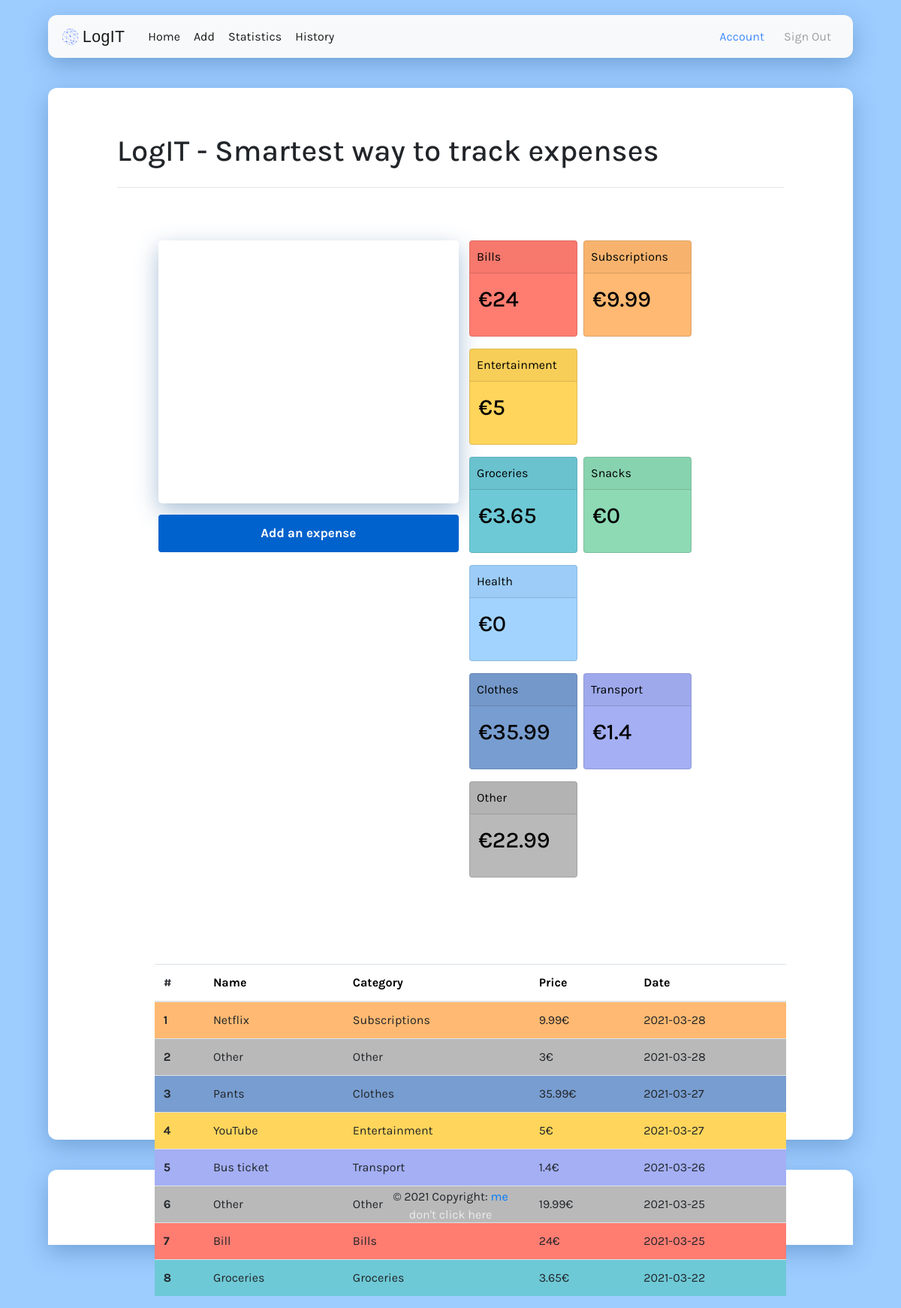
The page / (signed in) on the database its author committed.
### tables this page shows
CREATE TABLE 'expenses' ('id' integer PRIMARY KEY AUTOINCREMENT NOT NULL, 'user_id' integer, 'type_id' integer,'Name' text,'Price' integer,'Date' date, 'color' text,'Type' text);

CREATE TABLE "types" ('id' integer PRIMARY KEY NOT NULL, 'name' text NOT NULL, 'color' text);

### application.py (the view)
@app.route("/")
@login_required
def index():
    types = db.execute("SELECT * FROM types")
    history = db.execute(f"SELECT * FROM expenses WHERE user_id = ? ORDER BY Date DESC LIMIT 10", session["user_id"])
    rows = []
    for i in range(len(types)):
        if len(db.execute(f"SELECT Type FROM expenses WHERE user_id = ? AND type_id={i+1}", session["user_id"])) > 0:
            if db.execute(f"SELECT ROUND(SUM(Price), 2) FROM expenses WHERE user_id = ? AND type_id = {i+1}", session["user_id"])[0]["ROUND(SUM(Price), 2)"].is_integer():
                rows.append(db.execute(f"SELECT SUM(Price), Type, color FROM expenses WHERE user_id = ? AND type_id = {i+1}", session["user_id"]))
            else:
                rows.append(db.execute(f"SELECT ROUND(SUM(Price), 2), Type, color FROM expenses WHERE user_id = ? AND type_id = {i+1}", session["user_id"]))
        else:
            rows.append(db.execute(f"SELECT name, color FROM types WHERE id={i+1}"))
            rows[i][0]['ROUND(SUM(Price)'] = 0
    for i in range(len(rows)):
        new_key = "Price"
        if 'ROUND(SUM(Price)' in rows[i][0]:
            old_key = "ROUND(SUM(Price)"
        elif 'ROUND(SUM(Price), 2)' in rows[i][0]:
            old_key = "ROUND(SUM(Price), 2)"
        else:
            old_key = "SUM(Price)"
        rows[i][0][new_key] = rows[i][0].pop(old_key)
        new_key_name = "Type"
        old_key_name = "name"
        if rows[i][0].get('name') != None:
            rows[i][0][new_key_name] = rows[i][0].pop(old_key_name)
    if request.method == "GET":
        return render_template("index.html", rows=rows, currency=get_user_currency(), history=history)

### application.py (called while the page is built)
@app.after_request
def after_request(response):
    response.headers["Cache-Control"] = "no-cache, no-store, must-revalidate"
    response.headers["Expires"] = 0
    response.headers["Pragma"] = "no-cache"
    return response

@app.before_request
def make_session_permanent():
    session.permanent = True

def get_user_currency():
    return db.execute("SELECT * FROM users WHERE id = ?", session["user_id"])[0]["currency"]

### helpers.py (called while the page is built)
def login_required(f):
    @wraps(f)
    def decorated_function(*args, **kwargs):
        if session.get("user_id") is None:
            return redirect("/login")
        return f(*args, **kwargs)
    return decorated_function

### templates/index.html (shortened to what this page needs)
{% extends "layout.html" %}
{% block main %}
<div class="index-container-fluid">
    <div class="row justify-content-center">
        <div class="col-10 col-lg-8 col-xl-10 mx-auto statistics-container">
            <h1 class="mb-4 page-title">LogIT - Smartest way to track expenses</h1>
            <hr class="my-4" />
            <div class="row index-row">
                <div class="col-12 col-lg-6 col-xl-6 chart-box">
                  <div id="piechart-index" class="container-fluid statistics-box pie-chart pie-chart-index col-12"></div>
                  <a class="btn btn-block submit-btn mb-4 index-btn col-12" href="/add">Add an expense</a>
                </div>
                <div class="col-12 col-lg-6 col-xl-6 tile-box">
                  <div class="row row-second">
                      <div class="card mb-3 col-5 col-xl-4" style="background-color: {{ rows[0][0].color}}">
                          <div class="card-header">{{ rows[0][0].Type }}</div>
                          <div class="card-body">
                              <h5 class="card-title">{{ currency }}{{ rows[0][0].Price }}</h5>
                          </div>
                      </div>
                      <div class="card mb-3 col-5 col-xl-4" style="background-color: {{ rows[1][0].color}}">
                          <div class="card-header">{{ rows[1][0].Type }}</div>
                          <div class="card-body">
                              <h5 class="card-title">{{ currency }}{{ rows[1][0].Price }}</h5>
                          </div>
                      </div>
                      <div class="card mb-3 col-5 col-xl-4" style="background-color: {{ rows[2][0].color}}">
                          <div class="card-header">{{ rows[2][0].Type }}</div>
                          <div class="card-body">
                              <h5 class="card-title">{{ currency }}{{ rows[2][0].Price }}</h5>
                          </div>
                      </div>
                  </div>
                  <div class="row row-second">
                      <div class="card mb-3 col-5 col-xl-4" style="background-color: {{ rows[3][0].color}}">
                          <div class="card-header">{{ rows[3][0].Type }}</div>
                          <div class="card-body">
                              <h5 class="card-title">{{ currency }}{{ rows[3][0].Price }}</h5>
                          </div>
                      </div>
                      <div class="card mb-3 col-5 col-xl-4" style="background-color: {{ rows[4][0].color}}">
                          <div class="card-header">{{ rows[4][0].Type }}</div>
                          <div class="card-body">
                              <h5 class="card-title">{{ currency }}{{ rows[4][0].Price }}</h5>
                          </div>
                      </div>
                      <div class="card mb-3 col-5 col-xl-4" style="background-color: {{ rows[5][0].color}}">
                          <div class="card-header">{{ rows[5][0].Type }}</div>
                          <div class="card-body">
                              <h5 class="card-title">{{ currency }}{{ rows[5][0].Price }}</h5>
                          </div>
                      </div>
                  </div>
                  <div class="row row-second">
                      <div class="card mb-3 col-5 col-xl-4" style="background-color: {{ rows[6][0].color}}">
                          <div class="card-header">{{ rows[6][0].Type }}</div>
                          <div class="card-body">
                              <h5 class="card-title">{{ currency }}{{ rows[6][0].Price }}</h5>
                          </div>
                      </div>
                      <div class="card mb-3 col-5 col-xl-4" style="background-color: {{ rows[7][0].color}}">
                          <div class="card-header">{{ rows[7][0].Type }}</div>
                          <div class="card-body">
                              <h5 class="card-title">{{ currency }}{{ rows[7][0].Price }}</h5>
                          </div>
                      </div>
                      <div class="card mb-3 col-5 col-xl-4" style="background-color: {{ rows[8][0].color}}">
                          <div class="card-header">{{ rows[8][0].Type }}</div>
                          <div class="card-body">
                              <h5 class="card-title">{{ currency }}{{ rows[8][0].Price }}</h5>
                          </div>
                      </div>
                  </div>
                </div>
            </div>
            <div class="row">
                <div class="index-table-container">
                    <table class="table index-table" style="overflow-x:scroll">
                        <thead>
                            <tr>
                                <th scope="col">#</th>
                                <th scope="col"><a style="color: black">Name</a></th>
                                <th scope="col"><a style="color: black">Category</a></th>
                                <th scope="col"><a style="color: black">Price</a></th>
                                <th scope="col"><a style="color: black">Date</a></th>
                            </tr>
                        </thead>
                        <tbody>
                            {% for row in history %}
                                <tr style="background-color: {{ row.color }}">
                                    <th scope="row">{{ loop.index }}</th>
                                    <td>{{ row.Name }}</td>
                                    <td>{{ row.Type }}</td>
                                    {% if currency == '$' %}
                                        <td>{{ currency }}{{ row.Price }}</td>
                                    {% else %}
                                        <td>{{ row.Price }}{{ currency }}</td>
                                    {% endif %}
                                    <td>{{ row.Date }}</td>
                                </tr>
                            {% endfor %}
                         </tbody>
                    </table>
                </div>
            </div>
        </div>
    </div>
</div>
{% endblock %}

### templates/layout.html (shortened to what this page needs)
<!DOCTYPE html>
<html lang="en">
    <head lang="en">
        <link rel="stylesheet" href="https://cdn.materialdesignicons.com/4.8.95/css/materialdesignicons.min.css">
        <link rel="stylesheet" href="https://stackpath.bootstrapcdn.com/bootstrap/4.4.1/css/bootstrap.min.css">
        <link rel="stylesheet" href="/static/styles/styles.css">
    </head>
    <body>
        {% if session.user_id %}
            <nav class="navbar navbar-expand-lg navbar-light bg-light">
              <a class="navbar-brand" href="/">
                <img src="/static/images/logo.svg" alt="logo" class="logo">
              </a>
              <div class="collapse navbar-collapse" id="navbarSupportedContent">
                <ul class="navbar-nav mr-auto">
                  <li class="nav-item active">
                    <a class="nav-link btn btn-light" href="/">Home</a>
                  </li>
                  <li class="nav-item active">
                    <a class="nav-link btn btn-light" href="/add">Add</a>
                  </li>
                  <li class="nav-item active">
                    <a class="nav-link btn btn-light" href="/statistics">Statistics</a>
                  </li>
                  <li class="nav-item active">
                    <a class="nav-link btn btn-light" href="/history">History</a>
                  </li>
                </ul>
                <ul class="navbar-nav mr-right">
                  <li class="nav-item active">
                    <a class="account btn btn-light" href="/account">Account</a>
                  </li>
                  <li class="nav-item active">
                    <a class="logout btn btn-light" href="/logout">Sign Out</a>
                  </li>
                </ul>
              </div>
            </nav>
        {% endif %}
        {% block main %}
        {% endblock %}
        <footer class="text-center footer" style="background-color: #fff;">
          <div class="container pt-4">
            <div class="col-12">
              © 2021 Copyright: <a href="https://www.instagram.com/vairiskovels/">me</a>
            </div>
            <div class="col-12">
              <a href="/dont" style="color: #ececec">don't click here</a>
            </div>
          </div>
        </footer>
    </body>
</html>

### static/styles/styles.css (style rules this page uses)
body { font-family: "Karla", sans-serif; background-color: #9dccff; min-height: 100vh; margin-left: 4rem; margin-right: 4rem; }
.navbar { margin-top: 20px; margin-bottom: 2.5rem; border-radius: 12px; box-shadow: 0 10px 30px 0 rgba(57, 108, 163, 0.43); }
.logout { color: #a0a0a0; }
.account { color: #408cff; }
.nav-item { text-align: center; }
.navbar-brand .logo { height: 30px; }
.btn { padding-top: 5px; padding-bottom: 5px; }
.container-fluid { height: 900px; background-color: white; border-radius: 12px; box-shadow: 0 10px 30px 0 rgba(57, 108, 163, 0.43); margin-bottom: 2.5rem; }
.footer { height: 100px; background-color: white; border-radius: 12px 12px 0px 0px; box-shadow: 0 10px 30px 0 rgba(57, 108, 163, 0.43); }
.submit-btn { padding: 13px 20px 12px; background-color: #0062cc; border-radius: 4px; font-size: 17px; font-weight: bold; line-height: 20px; color: #fff; margin-bottom: 24px; }
.statistics-container { margin-top: 60px; }
.statistics-box { width: 550px; height: 350px; margin: 0; padding: 5px; }
@media all and (max-width: 1366px) { .statistics-box { width: 400px; height: 280px; margin: 0; padding: 5px; } }
@media all and (max-width: 1280px) { .statistics-box { width: 385px; height: 275px; margin: 0; padding: 5px; } }
.index-container-fluid { height: 1100px; background-color: white; border-radius: 12px; box-shadow: 0 10px 30px 0 rgba(57, 108, 163, 0.43); margin-bottom: 2.5rem; }
.card { margin-right: 1rem; width: 14rem; height: 10rem; max-width: 12rem; max-height: 8rem; padding: 0; color: black; }
.card-title { font-size: 30px; }
.pie-chart-index { margin-left: 50px; padding: 2px; width: 600px; border-radius: 5px; }
.index-row { margin-top: 70px; }
.tile-box, .row-second { padding-left: 20px; }
.chart-box { padding-left: 80px; }
.index-btn { margin-top: 18px; margin-left: 50px; width: 600px; }
.index-container-fluid { height: 1400px; }
.index-table-container { width: 100%; margin-top: 50px; margin-left: 130px; margin-right: 115px; }
@media all and (max-width: 1366px) { .card { margin-right: 0.8rem; width: 8rem; height: 7rem; max-width: 8rem; max-height: 7rem; } }
@media all and (max-width: 1366px) { .card-header { padding: 9px; } }
@media all and (max-width: 1366px) { .card-body { padding: 1rem 0.5rem; } }
@media all and (max-width: 1366px) { .pie-chart-index { margin-left: 50px; padding: 2px; width: 450px; height: 300px; } }
@media all and (max-width: 1366px) { .chart-box { padding-left: 20px; } }
@media all and (max-width: 1366px) { .index-btn { margin-top: 20px; margin-left: 50px; width: 450px; } }
@media all and (max-width: 1366px) { .index-table-container { width: 100%; margin-top: 50px; margin-left: 70px; margin-right: 88px; } }
@media all and (max-width: 1280px) { .card { margin-right: 0.5rem; width: 5rem; height: 8rem; max-width: 9rem; max-height: 8rem; } }
@media all and (max-width: 1280px) { .card-body { padding: 1rem 0.7rem; } }
@media all and (max-width: 1280px) { .pie-chart-index { margin-left: 50px; padding: 2px; width: 400px; height: 350px; } }
@media all and (max-width: 1280px) { .index-btn { margin-top: 15px; margin-left: 50px; height: 50px; width: 400px; } }
@media all and (max-width: 1280px) { .index-table-container { width: 100%; margin-top: 50px; margin-left: 65px; margin-right: 12px; } }

### rows shown on the page
expenses: Type "Subscriptions", Name "Netflix", Price "9.99", currency "€", Date "2021-03-28"
expenses: Type "Groceries", Name "Groceries", Price "3.65", currency "€", Date "2021-03-22"
types: name "Snacks"
types: name "Health"
expenses: Type "Clothes", Name "Pants", Price "35.99", currency "€", Date "2021-03-27"
expenses: Type "Transport", Name "Bus ticket", Price "1.4", currency "€", Date "2021-03-26"
expenses: Type "Other", Name "Other", Price "19.99", currency "€", Date "2021-03-25"
expenses: Name "Other", Type "Other", Price "3", currency "€", Date "2021-03-28"
expenses: Name "YouTube", Type "Entertainment", Price "5", currency "€", Date "2021-03-27"
expenses: Name "Bill", Type "Bills", Price "24", currency "€", Date "2021-03-25"

### other values the page prints
{{ rows[0][0].Type }} "Bills"
{{ currency }} "€"
{{ rows[0][0].Price }} "24"
{{ rows[1][0].Price }} "9.99"
{{ rows[2][0].Type }} "Entertainment"
{{ rows[2][0].Price }} "5"
{{ rows[3][0].Price }} "3.65"
{{ rows[4][0].Price }} "0"
{{ rows[5][0].Price }} "0"
{{ rows[6][0].Price }} "35.99"
{{ rows[7][0].Price }} "1.4"
{{ rows[8][0].Price }} "22.99"
